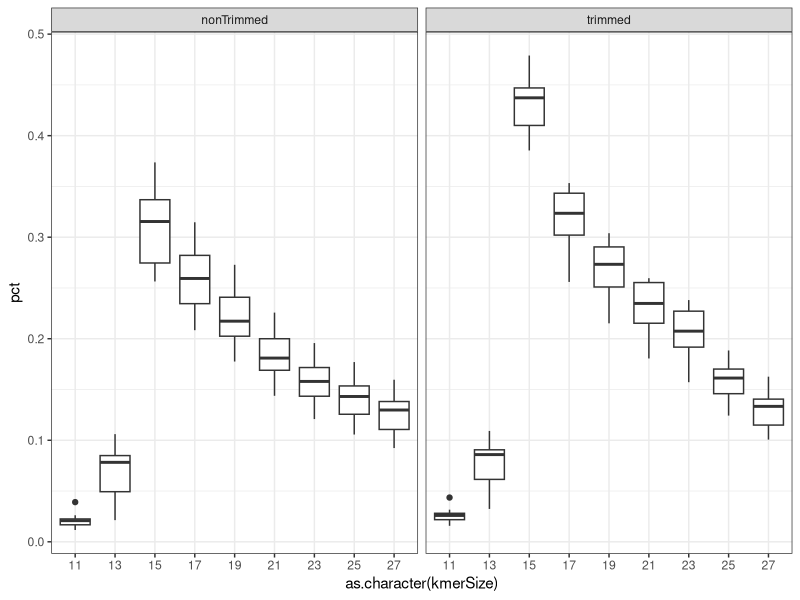
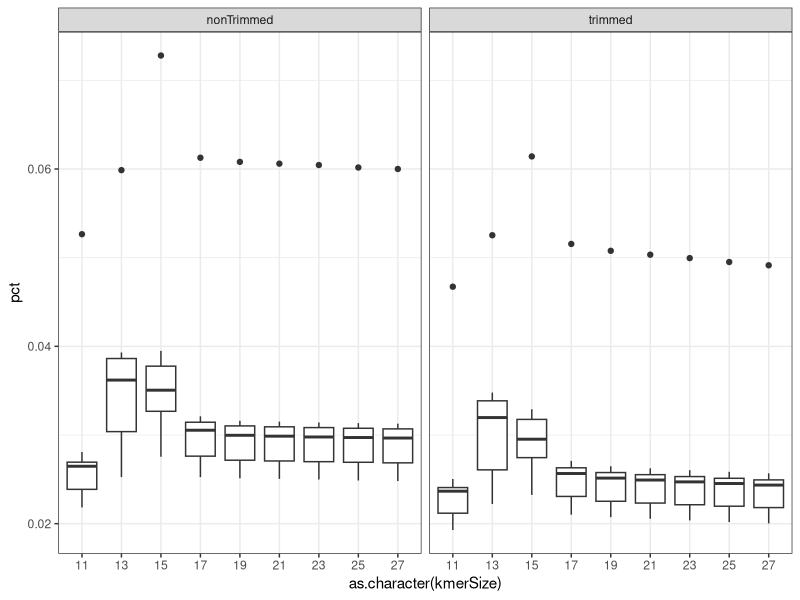

Recreate these plots in R, in order.
# alorenzetti April 2020

# this script will take the kmer test outputs and plot

# loading libs
library(tidyverse)
theme_set(theme_bw())

# reading results file for riboseq exp
cols=c("kmerSize","libName","isTrimmed","totalReads","psAlnReads")
ribo = read_delim("kmerResultsRiboSeq.txt", delim = " ", col_names = F)
colnames(ribo) = cols

# creating percentage attribute in relation to nonTrimmed total
nonTrimmed = ribo %>% filter(isTrimmed == "nonTrimmed")
trimmed = ribo %>% filter(isTrimmed == "trimmed")

nonTrimmed$pct = nonTrimmed$psAlnReads/nonTrimmed$totalReads
trimmed$pct = trimmed$psAlnReads/nonTrimmed$totalReads

# binding tibbles
ribo = bind_rows(nonTrimmed, trimmed)

# plotting
ggplot(ribo, aes(x=as.character(kmerSize), y=pct)) +
  geom_boxplot() +
  facet_grid(. ~ isTrimmed)

# doing it for total rna libraries

# reading results file for riboseq exp
cols=c("kmerSize","libName","isTrimmed","totalReads","psAlnReads")
ribo = read_delim("kmerResultsTotalRNA.txt", delim = " ", col_names = F)
colnames(ribo) = cols

# creating percentage attribute in relation to nonTrimmed total
nonTrimmed = ribo %>% filter(isTrimmed == "nonTrimmed")
trimmed = ribo %>% filter(isTrimmed == "trimmed")

nonTrimmed$pct = nonTrimmed$psAlnReads/nonTrimmed$totalReads
trimmed$pct = trimmed$psAlnReads/nonTrimmed$totalReads

# binding tibbles
ribo = bind_rows(nonTrimmed, trimmed)

# plotting
ggplot(ribo, aes(x=as.character(kmerSize), y=pct)) +
  geom_boxplot() +
  facet_grid(. ~ isTrimmed)
